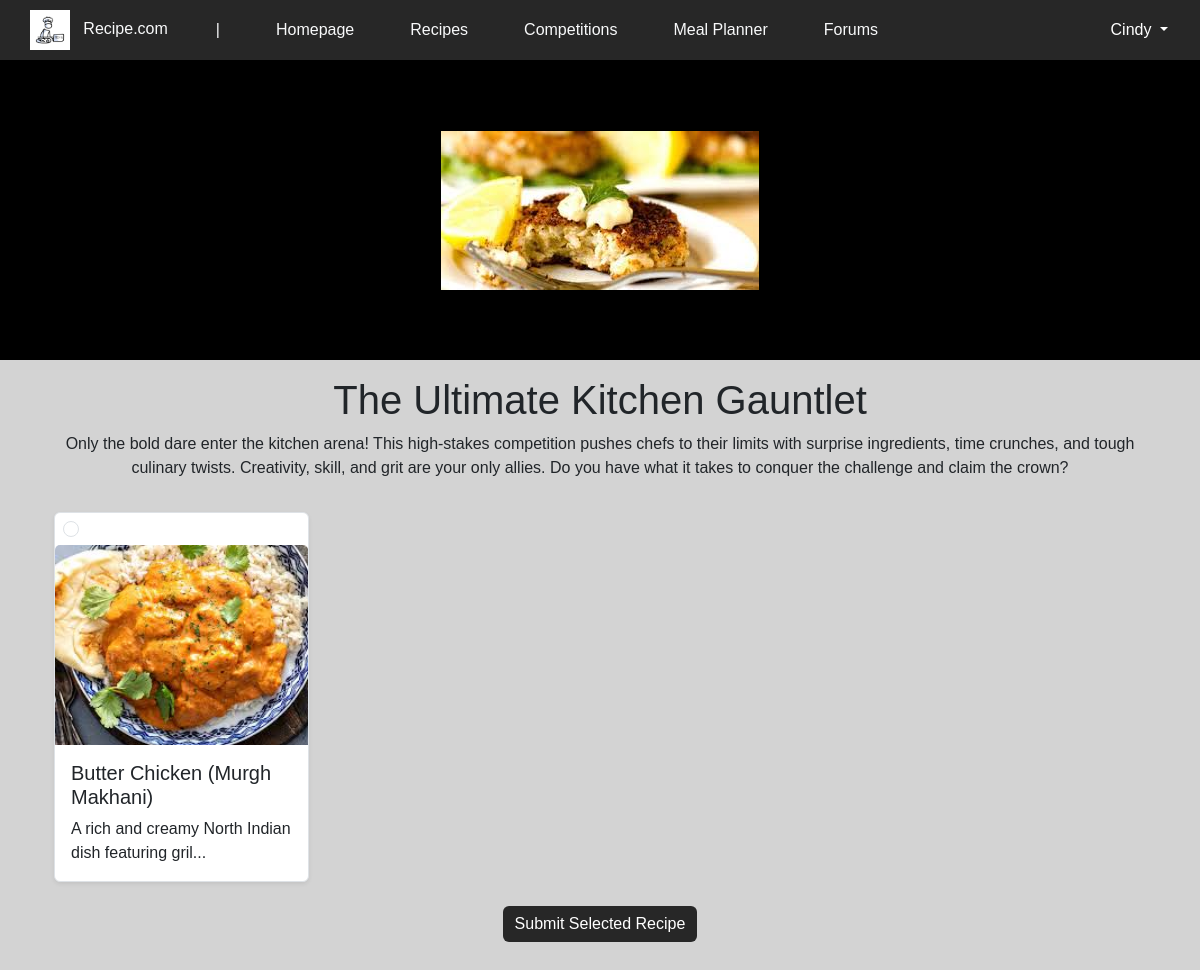
Page /view/competition_entry?comp_id=4 (signed in) on the committed database.
### tables this page shows
CREATE TABLE `competition` (
  `comp_id` int(10) NOT NULL,
  `comp_title` varchar(30) NOT NULL,
  `comp_image` varchar(100) NOT NULL,
  `comp_desc` text NOT NULL,
  `comp_theme` varchar(50) NOT NULL,
  `start_date` date NOT NULL,
  `end_date` date NOT NULL
);

CREATE TABLE `recipe` (
  `recipe_id` int(10) NOT NULL,
  `user_id` int(10) NOT NULL,
  `title` text NOT NULL,
  `description` text NOT NULL,
  `images` text NOT NULL,
  `cuisine` varchar(10) NOT NULL,
  `difficulty` int(1) NOT NULL,
  `cooking_time` int(3) NOT NULL,
  `created_time` datetime NOT NULL
);

### model/comp_model.php (called while the page is built, shortened)
<?php
class Competition {
    private $conn;
    public function __construct($db) {
        $this->conn = $db;
    }
    public function getComp($comp_id) {
        $sql = "SELECT * FROM competition WHERE comp_id = ?";
        $stmt = $this->conn->prepare($sql);
        $stmt->bind_param("i", $comp_id);
        $stmt->execute();
        $result = $stmt->get_result();
        $comp = $result->fetch_assoc();
        $stmt_prizes = $this->conn->prepare("SELECT * FROM competition_prize WHERE comp_id = ? ORDER BY prize_num ASC");
        $stmt_prizes->bind_param("i", $comp_id);
        $stmt_prizes->execute();
        $prizes_result = $stmt_prizes->get_result();
        while ($row = $prizes_result->fetch_assoc()) {
            $prize[] = $row['prize_desc'];
        }
        $comp['prizes'] = $prize;
        return $comp;
    }
}
?>

### controller/comp_controller.php (called while the page is built, shortened)
<?php
require_once '../model/comp_model.php';
class CompetitionController {
    private $compModel;
    public function __construct($db) {
        $this->compModel = new Competition($db);
    }
    public function getComp($comp_id) {
        return $this->compModel->getComp($comp_id);
    }
}
?>

### controller/recipe_controller.php (called while the page is built, shortened)
<?php
require_once '../model/recipe_model.php';
class RecipeController {
    private $recipeModel;
    public function __construct($db) {
        $this->recipeModel = new Recipe($db);
    }
    public function getMatchedRecipes($comp_theme, $user_id) {
        return $this->recipeModel->getMatchedRecipes($comp_theme, $user_id);
    }
}
?>

### model/recipe_model.php (called while the page is built, shortened)
<?php
class Recipe {
    private $conn;
    public function __construct($db) {
        $this->conn = $db;
    }
    public function getMatchedRecipes($comp_theme, $user_id) {
        $cuisine = ['Any', 'Chinese', 'Indian', 'Japanese', 'Malay', 'Thai', 'Western'];
        $cooking_time = ['Under 15 Minutes', 'Under 30 Minutes', 'Under 1 Hour', 'Slow Cooked'];
        $difficulty = [
            'Beginner-Friendly' => 1,
            'Easy' => 2,
            'Moderate' => 3,
            'Challenging' => 4,
            'Expert-Level' => 5
        ];
        if (in_array($comp_theme, $cuisine)) {
            if ($comp_theme === 'Any') {
                $sql = "SELECT * FROM recipe WHERE user_id = ?";
                $stmt = $this->conn->prepare($sql);
                $stmt->bind_param("i", $user_id);
            } else {
                $sql = "SELECT * FROM recipe WHERE cuisine = ? AND user_id = ?";
                $stmt = $this->conn->prepare($sql);
                $stmt->bind_param("si", $comp_theme, $user_id);
            }
        } elseif (array_key_exists($comp_theme, $difficulty)) {
            $level = $difficulty[$comp_theme];
            $sql = "SELECT * FROM recipe WHERE difficulty = ? AND user_id = ?";
            $stmt = $this->conn->prepare($sql);
            $stmt->bind_param("ii", $level, $user_id);
        } else {
            return [];
        }
        $stmt->execute();
        $result = $stmt->get_result();
        return $result->fetch_all(MYSQLI_ASSOC);
    }
}
?>

### view/competition_entry.php (the view, shortened to what this page needs)
<?php
require '../config/db_connection.php';
require '../controller/recipe_controller.php';
require '../controller/comp_controller.php';
$recipeController = new RecipeController($conn);
$compController = new CompetitionController($conn);
$comp = $compController->getComp($_GET['comp_id']);
$recipes = $recipeController->getMatchedRecipes($comp['comp_theme'], $_SESSION['user_id']);
?>
<!DOCTYPE html>
<html lang="en">
<head>
    <link rel="stylesheet" href="../assets/css/header.css">
    <link rel="stylesheet" href="../assets/css/styles.css">
    <link href="https://cdn.jsdelivr.net/npm/bootstrap@5.3.3/dist/css/bootstrap.min.css" rel="stylesheet">
</head>
<body>
    <?php include '../includes/header.php'; ?>
    <div id="comp-image-section">
        <img src="<?= (!empty($comp['comp_image']) ? '../uploads/comp/' . $comp['comp_image'] : '../assets/images/default_comp.png'); ?>" style="max-width: 100%; max-height: 100%; object-fit: contain;" alt="Competition Image">
    </div>
    <div class="container mb-5 mt-3">
        <div class="row mb-3">
            <div class="col-12 text-center">
                <h1><?php echo $comp['comp_title']; ?></h1>
                <p><?php echo $comp['comp_desc']; ?></p>
            </div>
        </div>
        <form action="competition_entry?comp_id=<?php echo $_GET['comp_id']; ?>" method="post">
            <div class="content-section">
                <div class="container">
                    <div class="row row-cols-4">
                        <?php if (empty($recipes)) : ?>
                            <div class="col-12 text-center">
                                <p class="lead">You have no recipes that fit the theme.</p>
                                <a href="view_comp?comp_id=<?php echo $_GET['comp_id']?>#entries" class="btn btn-primary">Back</a>
                            </div>
                        <?php else : ?>
                            <?php foreach ($recipes as $i => $recipe) : ?>
                                <div class="col">
                                    <label class="card border shadow-sm w-100" style="cursor: pointer;">
                                        <input type="radio" name="selected_recipe" value="<?= $recipe['recipe_id'] ?>" class="form-check-input m-2" required>
                                        <img src="<?= (!empty($recipe['images']) ? '../uploads/recipes/' . $recipe['images'] : '../assets/images/default_recipe.png'); ?>"
                                            class="card-img-top" alt="Recipe Image"
                                            style="height: 200px; object-fit: cover;">
                                        <div class="d-flex flex-column card-body justify-content-between p-3 text-start">
                                            <h5 class="card-title"><?= htmlspecialchars($recipe['title']) ?></h5>
                                            <p class="card-text"><?= htmlspecialchars(substr($recipe['description'], 0, 50)) . '...' ?></p>
                                        </div>
                                    </label>
                                </div>
                            <?php endforeach; ?>
                        <?php endif; ?>
                    </div>
                    <?php if (!empty($recipes)) : ?>
                        <div class="text-center mt-4">
                            <button type="submit" class="btn btn-primary">Submit Selected Recipe</button>
                        </div>
                    <?php endif; ?>
                </div>
            </div>
        </form>
    </div>
</body>
</html>

### assets/css/styles.css (style rules this page uses)
* { font-family: 'Georgia', sans-serif; }
body { background-color: #d3d3d3 !important; }
button { background-color: rgb(39, 39, 39) !important; border: none !important; color: white !important; }

### view/competition_entry.php (style rules this page uses)
#comp-image-section { background-color: black; height: 300px; display: flex; align-items: center; justify-content: center; }

### rows in the picture
competition: comp_image (picture), comp_title "The Ultimate Kitchen Gauntlet", comp_desc "Only the bold dare enter the kitchen arena! This high-stakes competition pushes chefs to their limits with surprise ingredients, time crunches, and tough culinary twists. Creativity, skill, and grit are your only allies. Do you have what it takes to conquer the challenge and claim the crown?"
recipe: images (picture), title "Butter Chicken (Murgh Makhani)", description "A rich and creamy North Indian dish featuring gril"

### other values in the picture
$_SESSION['username'] "Cindy"
